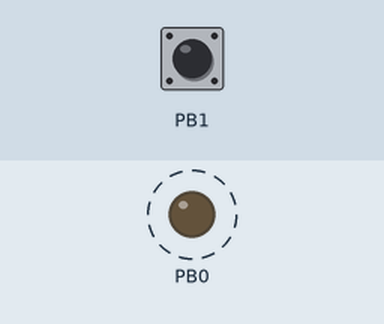
Recording of a program running on a simulated ATmega328P, built with avr-gcc and emulated at 16 MHz. Shown: output pins drawn as LEDs (lit = HIGH). Dashed ring = blinking. Inputs (shaded band) come from the test bench; at power-on: PB1 HIGH.

Above: at 1.8 s.
1.9 s: PB1 pulled LOW for 3.2 s
At 5.45 s:
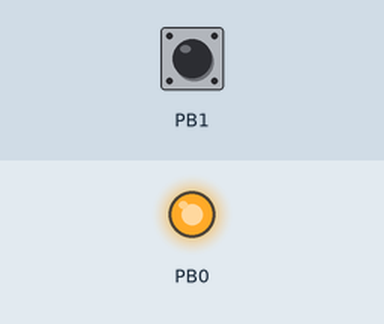
At 6.1 s:
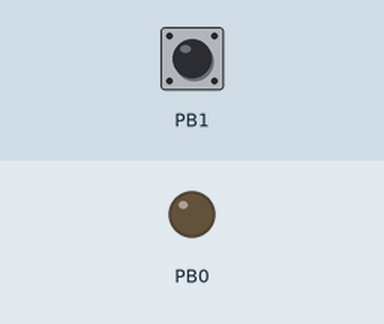
Timing chart, 0 to 12.6 s (numbered marks = the images above; inputs shaded):
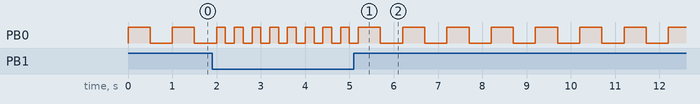

The program:

main.c
```c
/*
 * System 4 dual Rate Blinker.c
 *
 * Created: 2/20/2022 9:03:00 AM
 * Author : Madushan
 */

#include <avr/io.h>
#define F_CPU 16000000UL
#include <util/delay.h>

int main(void)
{
    DDRB = DDRB | (1<<0);	// set pb0 as output
	DDRB = DDRB & ~(1<<1);	// clear pb1 and configure as input
	PORTB = PORTB | (1<<1);	//pull up pb1
    while (1)
    {
		PORTB = PORTB ^ (1<<0);

		if(PINB & (1<<1)){
			_delay_ms(500);
		}
		else
			_delay_ms(200);
    }
	return 0;
}
```
